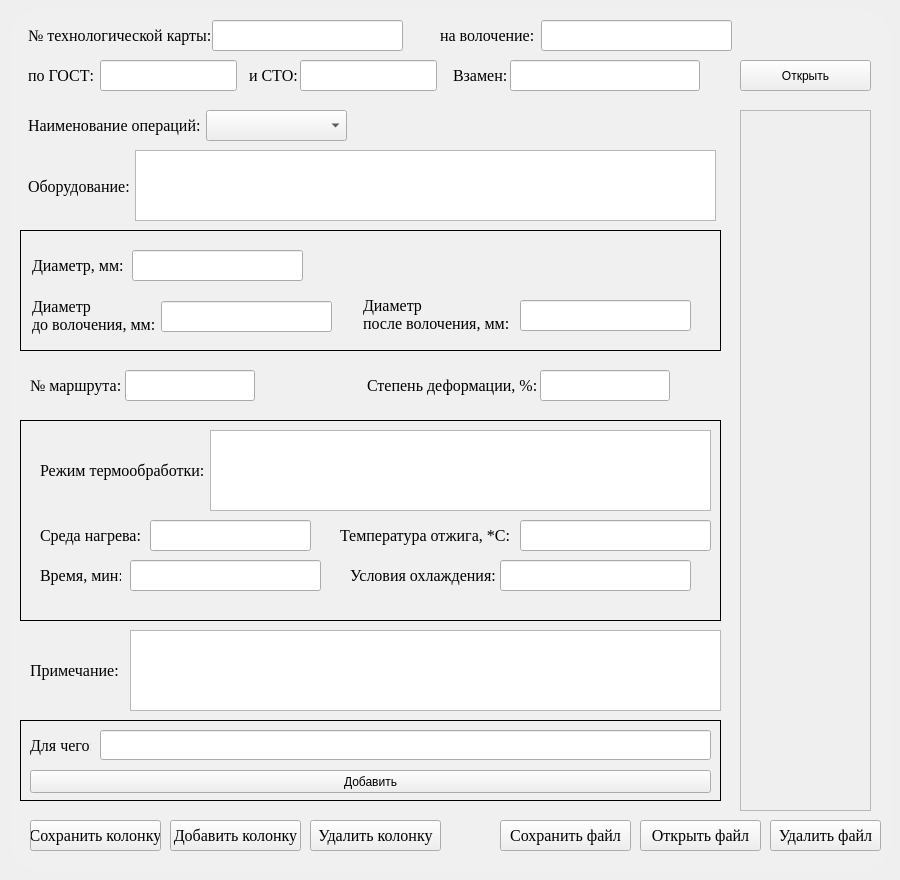
    <widget class="QWidget" name="doc_page">
     <widget class="QLabel" name="doc_content">
      <property name="geometry">
       <rect>
        <x>10</x>
        <y>10</y>
        <width>881</width>
        <height>861</height>
       </rect>
      </property>
      <property name="font">
       <font>
        <pointsize>30</pointsize>
        <weight>75</weight>
        <bold>true</bold>
       </font>
      </property>
      <property name="styleSheet">
       <string notr="true">background-color:rgb(240, 240, 240);
border-radius: 30px;
color: rgb(255, 255, 17);</string>
      </property>
      <property name="text">
       <string/>
      </property>
     </widget>
     <widget class="QScrollArea" name="scrollArea">
      <property name="geometry">
       <rect>
        <x>740</x>
        <y>110</y>
        <width>131</width>
        <height>701</height>
       </rect>
      </property>
      <property name="widgetResizable">
       <bool>true</bool>
      </property>
      <widget class="QWidget" name="scrollAreaWidgetContents">
       <property name="geometry">
        <rect>
         <x>0</x>
         <y>0</y>
         <width>129</width>
         <height>699</height>
        </rect>
       </property>
      </widget>
     </widget>
     <widget class="QPushButton" name="open_scroll">
      <property name="geometry">
       <rect>
        <x>740</x>
        <y>60</y>
        <width>131</width>
        <height>31</height>
       </rect>
      </property>
      <property name="text">
       <string>Открыть</string>
      </property>
      <property name="icon">
       <iconset>
        <normaloff>../images/icon/strelka_left.svg</normaloff>../images/icon/strelka_left.svg</iconset>
      </property>
     </widget>
     <widget class="QPushButton" name="open_file">
      <property name="geometry">
       <rect>
        <x>640</x>
        <y>820</y>
        <width>121</width>
        <height>31</height>
       </rect>
      </property>
      <property name="font">
       <font>
        <family>Times New Roman</family>
        <pointsize>12</pointsize>
       </font>
      </property>
      <property name="text">
       <string>Открыть файл</string>
      </property>
     </widget>
     <widget class="QPushButton" name="delete_file">
      <property name="geometry">
       <rect>
        <x>770</x>
        <y>820</y>
        <width>111</width>
        <height>31</height>
       </rect>
      </property>
      <property name="font">
       <font>
        <family>Times New Roman</family>
        <pointsize>12</pointsize>
       </font>
      </property>
      <property name="text">
       <string>Удалить файл</string>
      </property>
     </widget>
     <widget class="QLabel" name="number_card">
      <property name="geometry">
       <rect>
        <x>28</x>
        <y>20</y>
        <width>191</width>
        <height>31</height>
       </rect>
      </property>
      <property name="font">
       <font>
        <family>Times New Roman</family>
        <pointsize>12</pointsize>
       </font>
      </property>
      <property name="styleSheet">
       <string notr="true">background-color:rgb(240, 240, 240);</string>
      </property>
      <property name="text">
       <string>№ технологической карты:</string>
      </property>
     </widget>
     <widget class="QLineEdit" name="number_card_edit">
      <property name="geometry">
       <rect>
        <x>212</x>
        <y>20</y>
        <width>191</width>
        <height>31</height>
       </rect>
      </property>
      <property name="font">
       <font>
        <family>Times New Roman</family>
        <pointsize>12</pointsize>
       </font>
      </property>
     </widget>
     <widget class="QLabel" name="volochen_item">
      <property name="geometry">
       <rect>
        <x>440</x>
        <y>20</y>
        <width>100</width>
        <height>31</height>
       </rect>
      </property>
      <property name="font">
       <font>
        <family>Times New Roman</family>
        <pointsize>12</pointsize>
       </font>
      </property>
      <property name="styleSheet">
       <string notr="true">background-color:rgb(240, 240, 240);</string>
      </property>
      <property name="text">
       <string>на волочение:</string>
      </property>
     </widget>
     <widget class="QLineEdit" name="volochen_item_edit">
      <property name="geometry">
       <rect>
        <x>541</x>
        <y>20</y>
        <width>191</width>
        <height>31</height>
       </rect>
      </property>
      <property name="font">
       <font>
        <family>Times New Roman</family>
        <pointsize>12</pointsize>
       </font>
      </property>
     </widget>
     <widget class="QLabel" name="gost">
      <property name="geometry">
       <rect>
        <x>28</x>
        <y>60</y>
        <width>70</width>
        <height>31</height>
       </rect>
      </property>
      <property name="font">
       <font>
        <family>Times New Roman</family>
        <pointsize>12</pointsize>
       </font>
      </property>
      <property name="styleSheet">
       <string notr="true">background-color:rgb(240, 240, 240);</string>
      </property>
      <property name="text">
       <string>по ГОСТ:</string>
      </property>
     </widget>
     <widget class="QLineEdit" name="gost_edit">
      <property name="geometry">
       <rect>
        <x>100</x>
        <y>60</y>
        <width>137</width>
        <height>31</height>
       </rect>
      </property>
      <property name="font">
       <font>
        <family>Times New Roman</family>
        <pointsize>12</pointsize>
       </font>
      </property>
     </widget>
     <widget class="QLabel" name="sto">
      <property name="geometry">
       <rect>
        <x>249</x>
        <y>60</y>
        <width>53</width>
        <height>31</height>
       </rect>
      </property>
      <property name="font">
       <font>
        <family>Times New Roman</family>
        <pointsize>12</pointsize>
       </font>
      </property>
      <property name="styleSheet">
       <string notr="true">background-color:rgb(240, 240, 240);</string>
      </property>
      <property name="text">
       <string>и СТО:</string>
      </property>
     </widget>
     <widget class="QLineEdit" name="sto_edit">
      <property name="geometry">
       <rect>
        <x>300</x>
        <y>60</y>
        <width>137</width>
        <height>31</height>
       </rect>
      </property>
      <property name="font">
       <font>
        <family>Times New Roman</family>
        <pointsize>12</pointsize>
       </font>
      </property>
     </widget>
     <widget class="QLabel" name="vzamen">
      <property name="geometry">
       <rect>
        <x>453</x>
        <y>60</y>
        <width>57</width>
        <height>31</height>
       </rect>
      </property>
      <property name="font">
       <font>
        <family>Times New Roman</family>
        <pointsize>12</pointsize>
       </font>
      </property>
      <property name="styleSheet">
       <string notr="true">background-color:rgb(240, 240, 240);</string>
      </property>
      <property name="text">
       <string>Взамен:</string>
      </property>
     </widget>
     <widget class="QLineEdit" name="vzamen_edit">
      <property name="geometry">
       <rect>
        <x>510</x>
        <y>60</y>
        <width>190</width>
        <height>31</height>
       </rect>
      </property>
      <property name="font">
       <font>
        <family>Times New Roman</family>
        <pointsize>12</pointsize>
       </font>
      </property>
     </widget>
     <widget class="QLabel" name="name_operation">
      <property name="geometry">
       <rect>
        <x>28</x>
        <y>110</y>
        <width>176</width>
        <height>31</height>
       </rect>
      </property>
      <property name="font">
       <font>
        <family>Times New Roman</family>
        <pointsize>12</pointsize>
       </font>
      </property>
      <property name="styleSheet">
       <string notr="true">background-color:rgb(240, 240, 240);</string>
      </property>
      <property name="text">
       <string>Наименование операций:</string>
      </property>
     </widget>
     <widget class="QComboBox" name="name_operation_box">
      <property name="geometry">
       <rect>
        <x>206</x>
        <y>110</y>
        <width>141</width>
        <height>31</height>
       </rect>
      </property>
      <property name="font">
       <font>
        <family>Times New Roman</family>
        <pointsize>12</pointsize>
       </font>
      </property>
     </widget>
     <widget class="QLabel" name="oborudovanie">
      <property name="geometry">
       <rect>
        <x>28</x>
        <y>151</y>
        <width>108</width>
        <height>71</height>
       </rect>
      </property>
      <property name="font">
       <font>
        <family>Times New Roman</family>
        <pointsize>12</pointsize>
       </font>
      </property>
      <property name="styleSheet">
       <string notr="true">background-color:rgb(240, 240, 240);</string>
      </property>
      <property name="text">
       <string>Оборудование:</string>
      </property>
     </widget>
     <widget class="QTextEdit" name="oborudovanie_edit">
      <property name="geometry">
       <rect>
        <x>135</x>
        <y>150</y>
        <width>581</width>
        <height>71</height>
       </rect>
      </property>
      <property name="font">
       <font>
        <family>Times New Roman</family>
        <pointsize>12</pointsize>
       </font>
      </property>
      <property name="html">
       <string>&lt;!DOCTYPE HTML PUBLIC &quot;-//W3C//DTD HTML 4.0//EN&quot; &quot;http://www.w3.org/TR/REC-html40/strict.dtd&quot;&gt;
&lt;html&gt;&lt;head&gt;&lt;meta name=&quot;qrichtext&quot; content=&quot;1&quot; /&gt;&lt;style type=&quot;text/css&quot;&gt;
p, li { white-space: pre-wrap; }
&lt;/style&gt;&lt;/head&gt;&lt;body style=&quot; font-family:'Times New Roman'; font-size:12pt; font-weight:400; font-style:normal;&quot;&gt;
&lt;p align=&quot;justify&quot; style=&quot;-qt-paragraph-type:empty; margin-top:0px; margin-bottom:0px; margin-left:0px; margin-right:0px; -qt-block-indent:0; text-indent:0px;&quot;&gt;&lt;br /&gt;&lt;/p&gt;&lt;/body&gt;&lt;/html&gt;</string>
      </property>
     </widget>
     <widget class="QLineEdit" name="number_marshrut_edit">
      <property name="geometry">
       <rect>
        <x>125</x>
        <y>370</y>
        <width>130</width>
        <height>31</height>
       </rect>
      </property>
      <property name="font">
       <font>
        <family>Times New Roman</family>
        <pointsize>12</pointsize>
       </font>
      </property>
     </widget>
     <widget class="QLabel" name="number_marshrut">
      <property name="geometry">
       <rect>
        <x>30</x>
        <y>370</y>
        <width>91</width>
        <height>31</height>
       </rect>
      </property>
      <property name="font">
       <font>
        <family>Times New Roman</family>
        <pointsize>12</pointsize>
       </font>
      </property>
      <property name="styleSheet">
       <string notr="true">background-color:rgb(240, 240, 240);</string>
      </property>
      <property name="text">
       <string>№ маршрута:</string>
      </property>
     </widget>
     <widget class="QLabel" name="steps_deformac">
      <property name="geometry">
       <rect>
        <x>367</x>
        <y>370</y>
        <width>172</width>
        <height>31</height>
       </rect>
      </property>
      <property name="font">
       <font>
        <family>Times New Roman</family>
        <pointsize>12</pointsize>
       </font>
      </property>
      <property name="styleSheet">
       <string notr="true">background-color:rgb(240, 240, 240);</string>
      </property>
      <property name="text">
       <string>Степень деформации, %:</string>
      </property>
     </widget>
     <widget class="QLineEdit" name="steps_deformac_edit">
      <property name="geometry">
       <rect>
        <x>540</x>
        <y>370</y>
        <width>130</width>
        <height>31</height>
       </rect>
      </property>
      <property name="font">
       <font>
        <family>Times New Roman</family>
        <pointsize>12</pointsize>
       </font>
      </property>
     </widget>
     <widget class="QLabel" name="label_diametr">
      <property name="geometry">
       <rect>
        <x>20</x>
        <y>230</y>
        <width>701</width>
        <height>121</height>
       </rect>
      </property>
      <property name="styleSheet">
       <string notr="true">background-color:rgb(240, 240, 240); border: 1px solid black;</string>
      </property>
      <property name="text">
       <string/>
      </property>
     </widget>
     <widget class="QLabel" name="diametr">
      <property name="geometry">
       <rect>
        <x>32</x>
        <y>250</y>
        <width>91</width>
        <height>31</height>
       </rect>
      </property>
      <property name="font">
       <font>
        <family>Times New Roman</family>
        <pointsize>12</pointsize>
       </font>
      </property>
      <property name="styleSheet">
       <string notr="true">background-color:rgb(240, 240, 240);</string>
      </property>
      <property name="text">
       <string>Диаметр, мм:</string>
      </property>
     </widget>
     <widget class="QLineEdit" name="diametr_edit">
      <property name="geometry">
       <rect>
        <x>132</x>
        <y>250</y>
        <width>171</width>
        <height>31</height>
       </rect>
      </property>
     </widget>
     <widget class="QLabel" name="diametr_do">
      <property name="geometry">
       <rect>
        <x>32</x>
        <y>290</y>
        <width>131</width>
        <height>51</height>
       </rect>
      </property>
      <property name="font">
       <font>
        <family>Times New Roman</family>
        <pointsize>12</pointsize>
       </font>
      </property>
      <property name="styleSheet">
       <string notr="true">background-color:rgb(240, 240, 240); </string>
      </property>
      <property name="text">
       <string>Диаметр 
до волочения, мм:</string>
      </property>
     </widget>
     <widget class="QLineEdit" name="diametr_do_edit">
      <property name="geometry">
       <rect>
        <x>161</x>
        <y>301</y>
        <width>171</width>
        <height>31</height>
       </rect>
      </property>
     </widget>
     <widget class="QLabel" name="diametr_posle">
      <property name="geometry">
       <rect>
        <x>363</x>
        <y>289</y>
        <width>151</width>
        <height>51</height>
       </rect>
      </property>
      <property name="font">
       <font>
        <family>Times New Roman</family>
        <pointsize>12</pointsize>
       </font>
      </property>
      <property name="styleSheet">
       <string notr="true">background-color:rgb(240, 240, 240); </string>
      </property>
      <property name="text">
       <string>Диаметр 
после волочения, мм:</string>
      </property>
     </widget>
     <widget class="QLineEdit" name="diametr_posle_edit">
      <property name="geometry">
       <rect>
        <x>520</x>
        <y>300</y>
        <width>171</width>
        <height>31</height>
       </rect>
      </property>
     </widget>
     <widget class="QLabel" name="label_heattreatment">
      <property name="geometry">
       <rect>
        <x>20</x>
        <y>420</y>
        <width>701</width>
        <height>201</height>
       </rect>
      </property>
      <property name="styleSheet">
       <string notr="true">background-color:rgb(240, 240, 240); border: 1px solid black;</string>
      </property>
      <property name="text">
       <string/>
      </property>
     </widget>
     <widget class="QLabel" name="heating_medium">
      <property name="geometry">
       <rect>
        <x>40</x>
        <y>520</y>
        <width>101</width>
        <height>31</height>
       </rect>
      </property>
      <property name="font">
       <font>
        <family>Times New Roman</family>
        <pointsize>12</pointsize>
       </font>
      </property>
      <property name="styleSheet">
       <string notr="true">background-color:rgb(240, 240, 240);</string>
      </property>
      <property name="text">
       <string>Среда нагрева:</string>
      </property>
     </widget>
     <widget class="QLineEdit" name="heating_medium_edit">
      <property name="geometry">
       <rect>
        <x>150</x>
        <y>520</y>
        <width>161</width>
        <height>31</height>
       </rect>
      </property>
     </widget>
     <widget class="QLabel" name="annealing_temperature">
      <property name="geometry">
       <rect>
        <x>340</x>
        <y>520</y>
        <width>171</width>
        <height>31</height>
       </rect>
      </property>
      <property name="font">
       <font>
        <family>Times New Roman</family>
        <pointsize>12</pointsize>
       </font>
      </property>
      <property name="styleSheet">
       <string notr="true">background-color:rgb(240, 240, 240);</string>
      </property>
      <property name="text">
       <string>Температура отжига, *С:</string>
      </property>
     </widget>
     <widget class="QLineEdit" name="annealing_temperature_edit">
      <property name="geometry">
       <rect>
        <x>520</x>
        <y>520</y>
        <width>191</width>
        <height>31</height>
       </rect>
      </property>
     </widget>
     <widget class="QLabel" name="time">
      <property name="geometry">
       <rect>
        <x>40</x>
        <y>560</y>
        <width>81</width>
        <height>31</height>
       </rect>
      </property>
      <property name="font">
       <font>
        <family>Times New Roman</family>
        <pointsize>12</pointsize>
       </font>
      </property>
      <property name="styleSheet">
       <string notr="true">background-color:rgb(240, 240, 240);</string>
      </property>
      <property name="text">
       <string>Время, мин:</string>
      </property>
     </widget>
     <widget class="QLineEdit" name="time_edit">
      <property name="geometry">
       <rect>
        <x>130</x>
        <y>560</y>
        <width>191</width>
        <height>31</height>
       </rect>
      </property>
     </widget>
     <widget class="QLabel" name="cooling_conditions">
      <property name="geometry">
       <rect>
        <x>350</x>
        <y>560</y>
        <width>151</width>
        <height>31</height>
       </rect>
      </property>
      <property name="font">
       <font>
        <family>Times New Roman</family>
        <pointsize>12</pointsize>
       </font>
      </property>
      <property name="styleSheet">
       <string notr="true">background-color:rgb(240, 240, 240);</string>
      </property>
      <property name="text">
       <string>Условия охлаждения:</string>
      </property>
     </widget>
     <widget class="QLineEdit" name="cooling_conditions_edit">
      <property name="geometry">
       <rect>
        <x>500</x>
        <y>560</y>
        <width>191</width>
        <height>31</height>
       </rect>
      </property>
     </widget>
     <widget class="QLabel" name="heat_treatment_mode">
      <property name="geometry">
       <rect>
        <x>40</x>
        <y>430</y>
        <width>171</width>
        <height>81</height>
       </rect>
      </property>
      <property name="font">
       <font>
        <family>Times New Roman</family>
        <pointsize>12</pointsize>
       </font>
      </property>
      <property name="styleSheet">
       <string notr="true">background-color:rgb(240, 240, 240);</string>
      </property>
      <property name="text">
       <string>Режим термообработки:</string>
      </property>
     </widget>
     <widget class="QTextEdit" name="heat_treatment_mode_edit">
      <property name="geometry">
       <rect>
        <x>210</x>
        <y>430</y>
        <width>501</width>
        <height>81</height>
       </rect>
      </property>
     </widget>
     <widget class="QTextEdit" name="note_edit">
      <property name="geometry">
       <rect>
        <x>130</x>
        <y>630</y>
        <width>591</width>
        <height>81</height>
       </rect>
      </property>
     </widget>
     <widget class="QLabel" name="note">
      <property name="geometry">
       <rect>
        <x>30</x>
        <y>630</y>
        <width>91</width>
        <height>81</height>
       </rect>
      </property>
      <property name="font">
       <font>
        <family>Times New Roman</family>
        <pointsize>12</pointsize>
       </font>
      </property>
      <property name="styleSheet">
       <string notr="true">background-color:rgb(240, 240, 240);</string>
      </property>
      <property name="text">
       <string>Примечание:</string>
      </property>
     </widget>
     <widget class="QLabel" name="labe_column">
      <property name="geometry">
       <rect>
        <x>20</x>
        <y>720</y>
        <width>701</width>
        <height>81</height>
       </rect>
      </property>
      <property name="font">
       <font>
        <family>Times New Roman</family>
        <pointsize>12</pointsize>
       </font>
      </property>
      <property name="styleSheet">
       <string notr="true">background-color:rgb(240, 240, 240); border: 1px solid black;</string>
      </property>
      <property name="text">
       <string/>
      </property>
     </widget>
     <widget class="QLabel" name="label">
      <property name="geometry">
       <rect>
        <x>30</x>
        <y>730</y>
        <width>61</width>
        <height>30</height>
       </rect>
      </property>
      <property name="font">
       <font>
        <family>Times New Roman</family>
        <pointsize>12</pointsize>
       </font>
      </property>
      <property name="styleSheet">
       <string notr="true">background-color:rgb(240, 240, 240);</string>
      </property>
      <property name="text">
       <string>Для чего:</string>
      </property>
     </widget>
     <widget class="QLineEdit" name="lineEdit">
      <property name="geometry">
       <rect>
        <x>100</x>
        <y>730</y>
        <width>611</width>
        <height>30</height>
       </rect>
      </property>
     </widget>
     <widget class="QPushButton" name="button_column">
      <property name="geometry">
       <rect>
        <x>30</x>
        <y>770</y>
        <width>681</width>
        <height>23</height>
       </rect>
      </property>
      <property name="text">
       <string>Добавить</string>
      </property>
     </widget>
     <widget class="QPushButton" name="button_add_column">
      <property name="geometry">
       <rect>
        <x>170</x>
        <y>820</y>
        <width>131</width>
        <height>31</height>
       </rect>
      </property>
      <property name="font">
       <font>
        <family>Times New Roman</family>
        <pointsize>12</pointsize>
       </font>
      </property>
      <property name="text">
       <string>Добавить колонку</string>
      </property>
     </widget>
     <widget class="QPushButton" name="button_save_docx">
      <property name="geometry">
       <rect>
        <x>500</x>
        <y>820</y>
        <width>131</width>
        <height>31</height>
       </rect>
      </property>
      <property name="font">
       <font>
        <family>Times New Roman</family>
        <pointsize>12</pointsize>
       </font>
      </property>
      <property name="text">
       <string>Сохранить файл</string>
      </property>
     </widget>
     <widget class="QPushButton" name="button_del_column">
      <property name="geometry">
       <rect>
        <x>310</x>
        <y>820</y>
        <width>131</width>
        <height>31</height>
       </rect>
      </property>
      <property name="font">
       <font>
        <family>Times New Roman</family>
        <pointsize>12</pointsize>
       </font>
      </property>
      <property name="text">
       <string>Удалить колонку</string>
      </property>
     </widget>
     <widget class="QPushButton" name="button_add_column_2">
      <property name="geometry">
       <rect>
        <x>30</x>
        <y>820</y>
        <width>131</width>
        <height>31</height>
       </rect>
      </property>
      <property name="font">
       <font>
        <family>Times New Roman</family>
        <pointsize>12</pointsize>
       </font>
      </property>
      <property name="text">
       <string>Сохранить колонку</string>
      </property>
     </widget>
    </widget>
